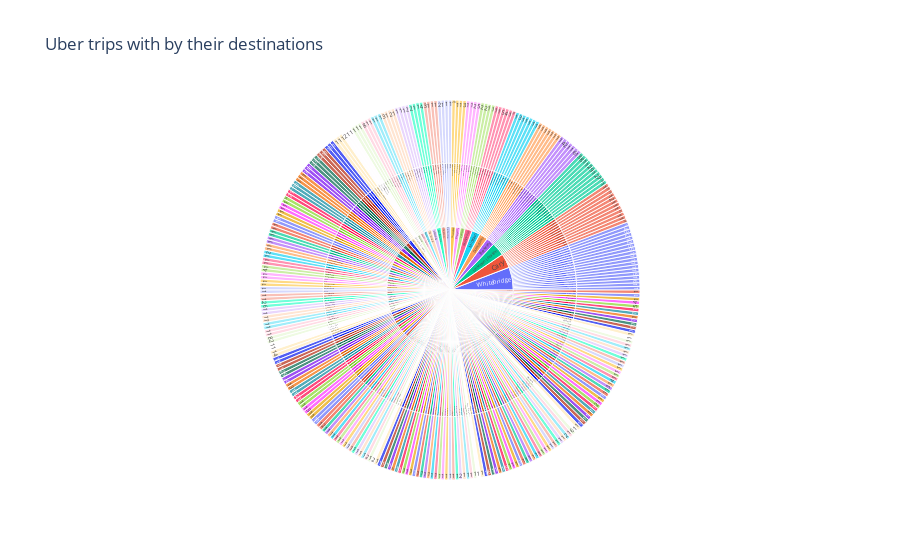

Notebook code cell kept with this figure:
### Markdown cell above
What about destinations? Are there any differences?

### Code cell
stop_to_start = diff_dest.groupby(['STOP', 'START']).size().reset_index(name='COUNT')
fig = px.sunburst(stop_to_start, path=['STOP', 'START', 'COUNT'], title='Uber trips with by their destinations')
fig.show()

### Figure 1 — Plotly figure (JSON) as saved in the notebook; plotly's stock layout.template omitted (floating-point values rounded to 4 significant figures; data arrays with more than 128 entries replaced by an {"elided": "..."} marker saying what was removed)
{"data": [{"branchvalues": "total", "domain": {"x": [0, 1], "y": [0, 1]}, "hovertemplate": "labels=%{label}<br>count=%{value}<br>parent=%{parent}<br>id=%{id}<extra></extra>", "ids": {"elided": "834 str values"}, "labels": {"elided": "834 str values"}, "name": "", "parents": {"elided": "834 str values"}, "type": "sunburst", "values": {"elided": "834 int values"}}], "layout": {"legend": {"tracegroupgap": 0}, "title": {"text": "Uber trips with by their destinations"}}}
